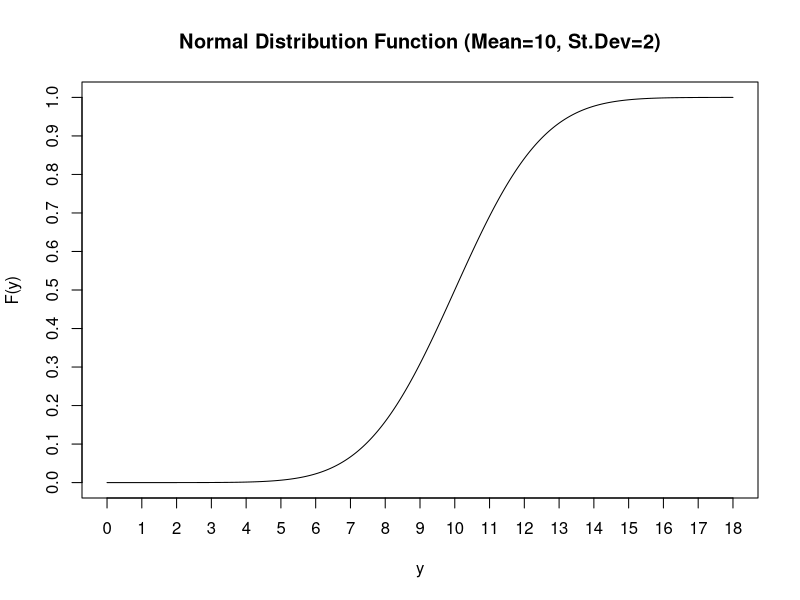
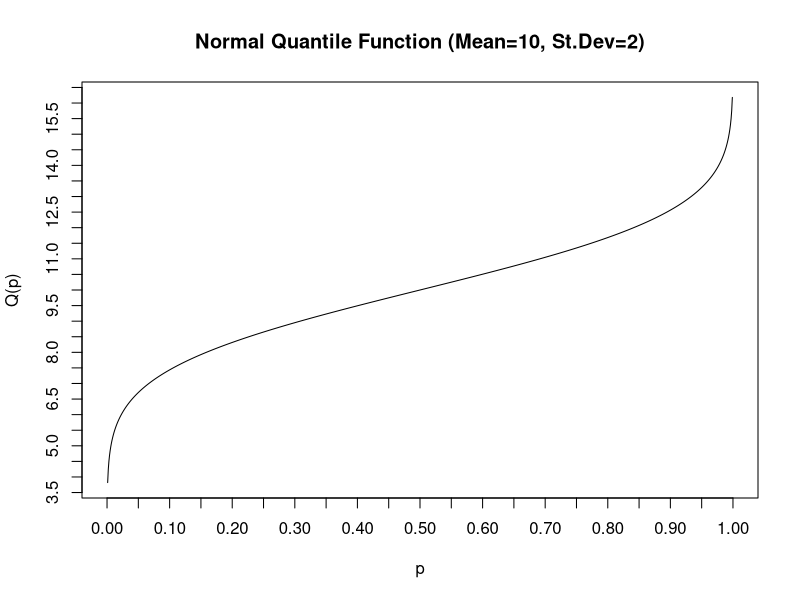
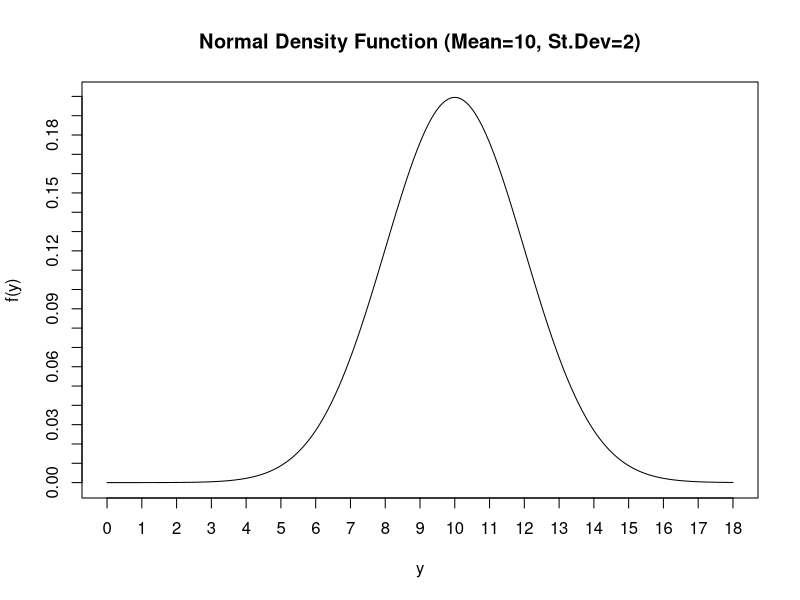

These charts were generated, in order, by the following R code:
y  = seq(0,18,.01)
p  = seq(0,1,.001)
Y  = pnorm(y,10,2)
Q  = qnorm(p,10,2)
D  = dnorm(y,10,2)

#postscript("u:/meth1/Rfiles/normalcdf.ps")

plot(y,Y,type="l",ylab="F(y)", xlab="y",lab=c(21,11,7))
title("Normal Distribution Function (Mean=10, St.Dev=2)")

#postscript("u:/meth1/Rfiles/normalquantile.ps")

plot(p,Q,type="l",lab=c(21,18,7),
     ylab="Q(p)",xlab="p")
title("Normal Quantile Function (Mean=10, St.Dev=2)")

#postscript("u:/meth1/Rfiles/normalpdf.ps")

plot(y,D,type="l",ylab="f(y)", xlab="y",lab=c(18,21,7))
title("Normal Density Function (Mean=10, St.Dev=2)")

#graphics.off()
 

